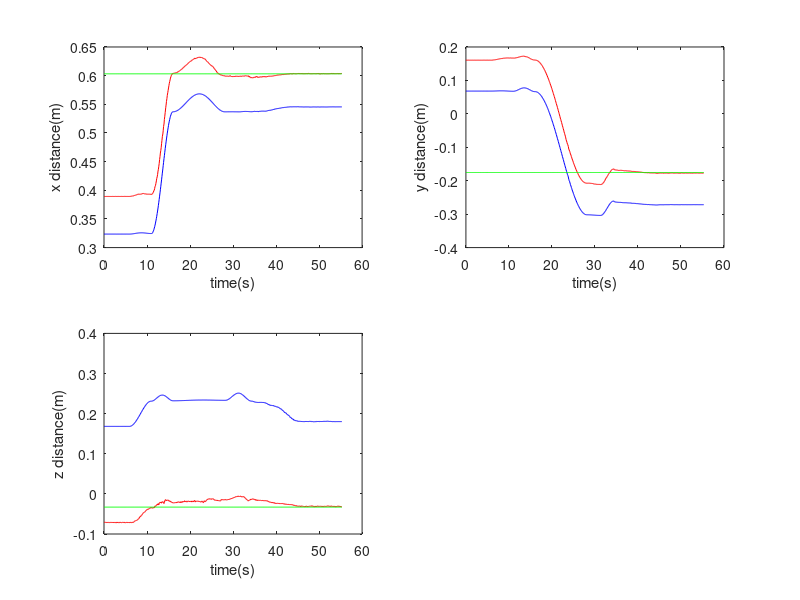

This figure's MATLAB source: (Note: this script raises an error after producing the figure.)
load aim_point_2_20180829.txt;
sec = aim_point_2_20180829(:,1);
aim_x = aim_point_2_20180829(:,2);
aim_y = aim_point_2_20180829(:,3);
aim_z = aim_point_2_20180829(:,4);

load arm_end_point_20180829.txt;
arm_x = arm_end_point_20180829(:,2);
arm_y = arm_end_point_20180829(:,3);
arm_z = arm_end_point_20180829(:,4);

box_x=0.6032*exp(sec-sec);
box_y=-0.1754*exp(sec-sec);
box_z=-0.033*exp(sec-sec);
figure(2);
subplot(2,2,1);
plot(sec, arm_x,'-b',sec, aim_x,'-r',sec,box_x,'g');

xlabel('time(s)');
ylabel('x distance(m)');
subplot(2,2,2);
plot(sec, arm_y,'-b',sec, aim_y,'-r',sec,box_y,'g');
xlabel('time(s)');
ylabel('y distance(m)');

subplot(2,2,3);
plot(sec, arm_z,'-b',sec, aim_z,'-r',sec,box_z,'g');
xlabel('time(s)');
ylabel('z distance(m)');
legend('arm','parper','box');

